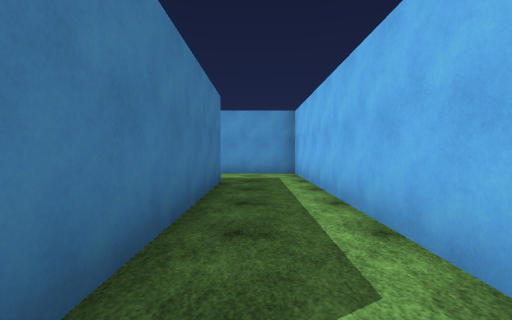
view 1 (above)

17 first-person views from a walk through a 3-D level made in the Unity game engine. The camera is 1.4 m above the floor, tilts 2° down and sees 90° across. The floor is counted in squares, 2.13 m on a side. Each view is taken from the middle of a square. On the plan, view 1 faces up. The plan holds only what a view shows up to about 9 squares ahead; the rest is blank. The player character is not drawn. Surface patterns are stand-ins for the level's own textures.

view 2
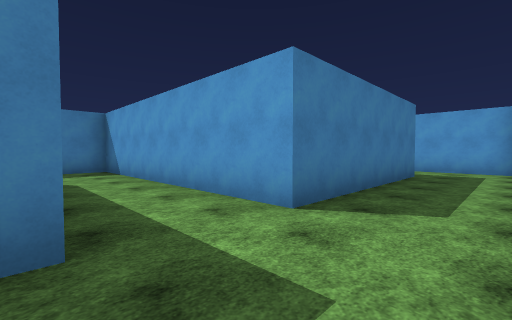

view 3
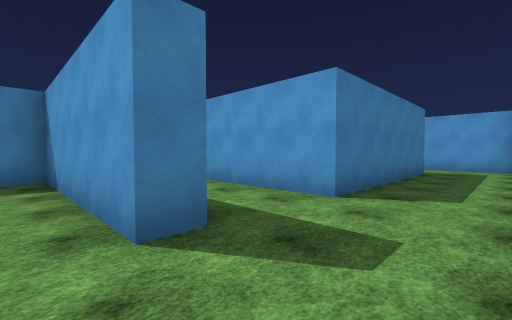

view 4
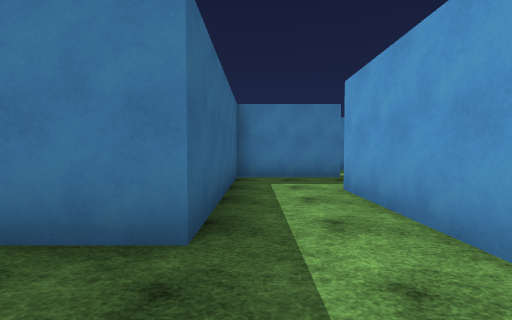

view 5
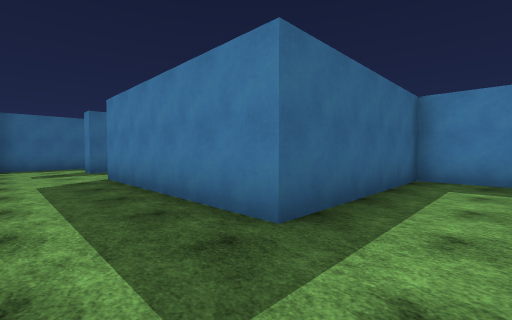

view 6
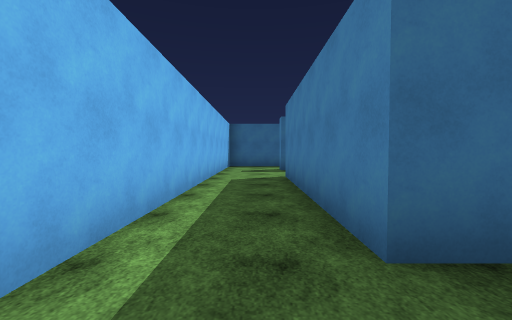

view 7
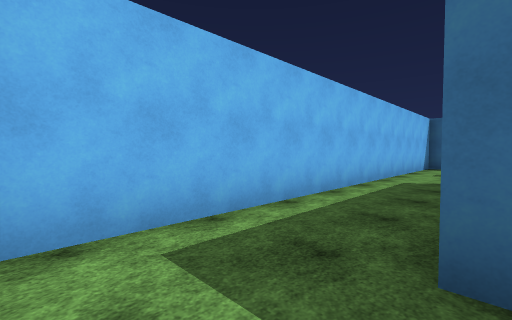

view 8
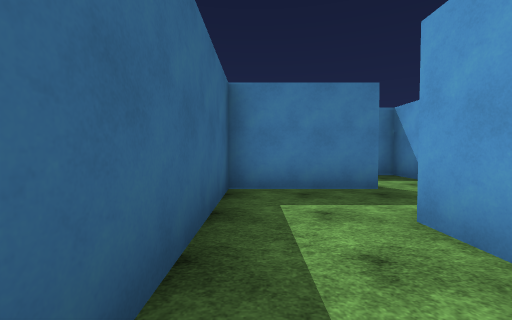

view 9
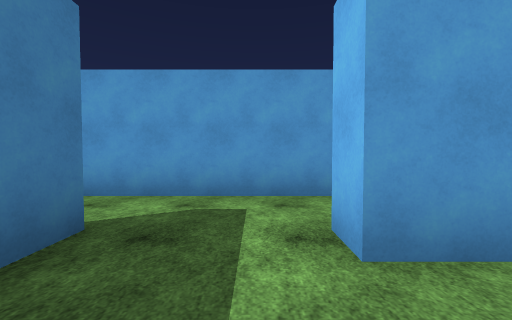

view 10
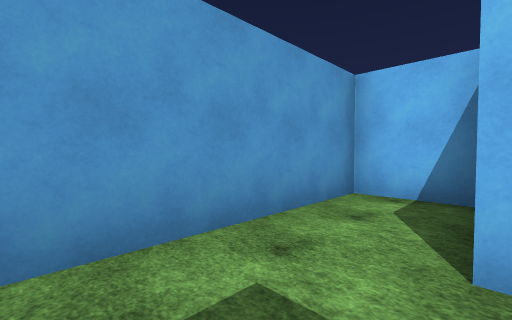

view 11
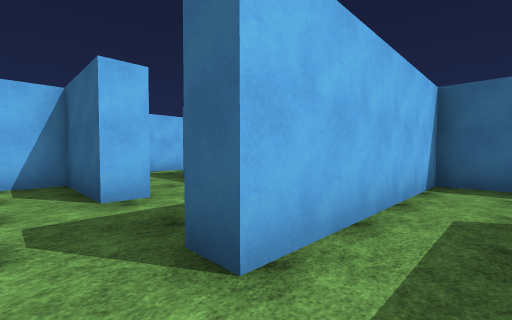

view 12
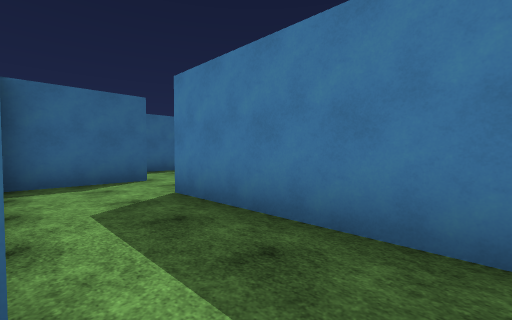

view 13
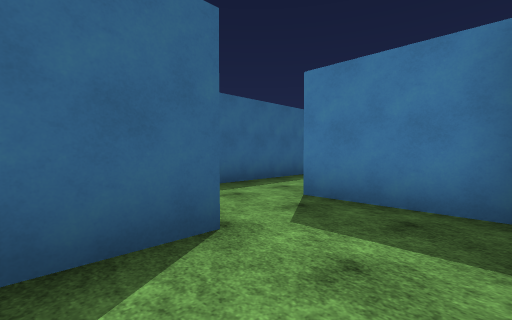

view 14
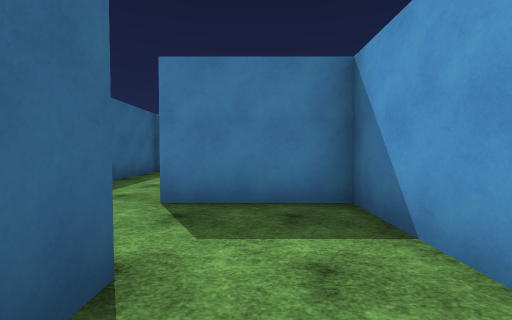

view 15
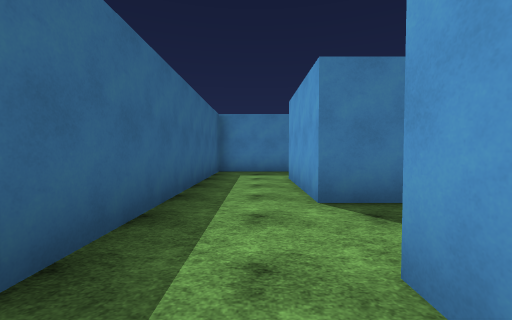

view 16
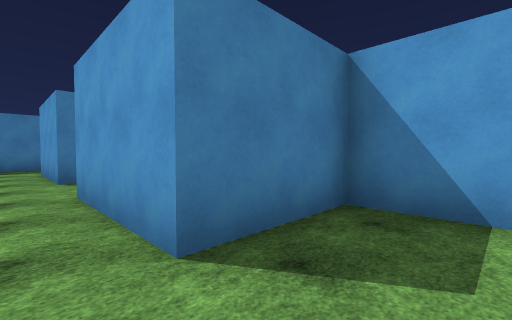

view 17
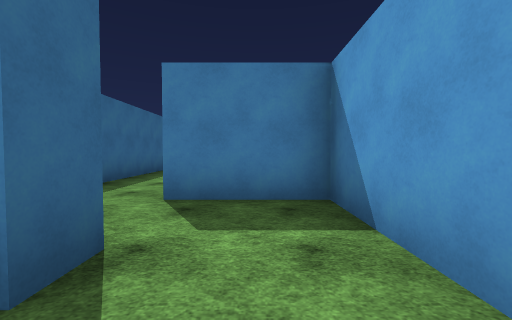

### Floor plan
Ten units are one square. View 1 is at (0, 0); x grows to the right and y downward. Boxes are objects, and circles mark ways between rooms. Rooms are numbered by the first view taken in them; rooms with no view inside come last. Other rooms are left out.
<svg viewBox="-157 -102 173 247">
<path fill="none" stroke="#000" d="M-14 17 -8 17 -8 23M11 26 11 -75 -34 -75 -34 -81M-54 -81 -54 -55 -8 -55 -8 -4 -80 -4 -80 8M-8 41 10 41M11 36 11 26M-8 23 -54 23 -54 31M-84 -33 -60 -33 -60 -81M-65 -97 -80 -97 -80 -52M-34 -81 -11 -81 -11 -97 -65 -97M-60 -81 -54 -81M-102 -28 -131 -28M-38 -30 -30 -30M-29 -50 -54 -50 -54 -28 -84 -28M-152 -31 -152 -8 -72 -8M-80 -52 -102 -52 -102 -28"/>
<circle cx="5" cy="20" r="3" fill="#2a7"/>
<circle cx="-45" cy="-80" r="3" fill="#2a7"/>
<circle cx="-60" cy="-90" r="3" fill="#2a7"/>
<circle cx="-80" cy="-45" r="3" fill="#2a7"/>
<circle cx="-95" cy="-30" r="3" fill="#2a7"/>
<text x="-20" y="0">1</text>
<text x="-60" y="140">2</text>
<text x="-70" y="-60">3</text>
<text x="-40" y="-90">4</text>
<text x="-70" y="-20">5</text>
<text x="-100" y="-50">6</text>
</svg>
Room 1 opens to room 2. Room 1 opens to room 4. Room 3 opens to room 4. Room 3 opens to room 6. Room 5 opens to room 6.

Where each view was taken, in squares from view 1:
view 1: 0 up, 0 right, facing up
view 2: 2 down, 1 right, facing up-left
view 3: 3 down, 1 right, facing up-left
view 4: 6 up, 1 right, facing left
view 5: 7 up, 1 right, facing down-left
view 6: 7 up, 0 right, facing down
view 7: 7 up, 1 left, facing down-right
view 8: 6 up, 1 left, facing left
view 9: 6 up, 4 left, facing up
view 10: 8 up, 5 left, facing up-right
view 11: 9 up, 7 left, facing down-right
view 12: 9 up, 6 left, facing down-left
view 13: 5 up, 7 left, facing down-left
view 14: 4 up, 7 left, facing left
view 15: 2 up, 7 left, facing left
view 16: 2 up, 4 left, facing up-left
view 17: 4 up, 2 left, facing left
